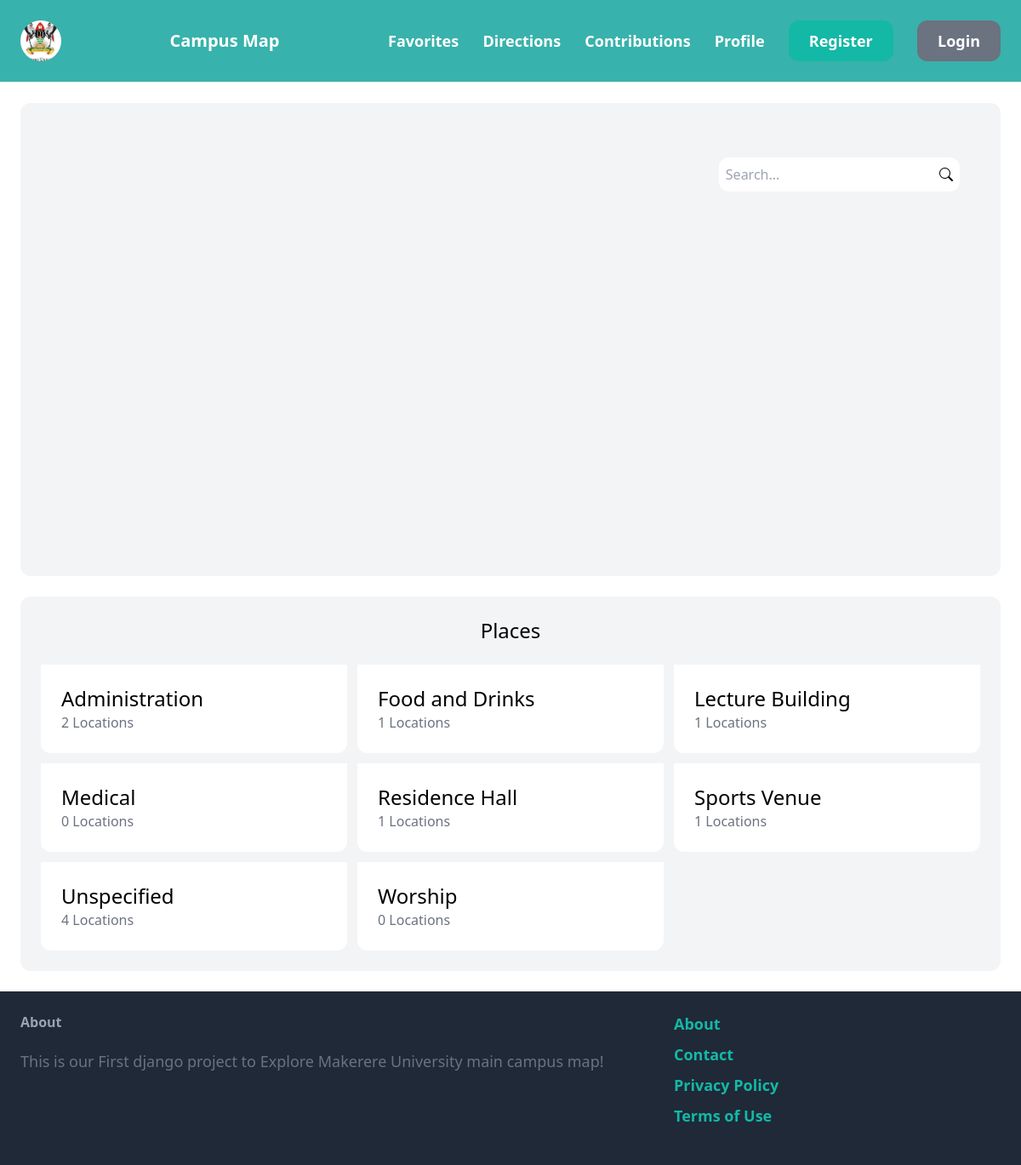
The page / on the database its author committed.
### location/models.py (models this page shows, shortened)
class Category(models.Model):
    name = models.CharField(max_length=255)
    class Meta:
        ordering = ('name',)
        verbose_name_plural = 'Categories'

### core/views.py (the view)
# urls.py: path('', index, name='index'),
def index(request):
    locations = list(Location.objects.all().values('name', 'category', 'latitude', 'longitude', 'image'))
    categories = Category.objects.all()
    search_query, heading = None, 'Explore Makerere University'
    if request.method == 'POST':
        form = SearchForm(request.POST)
        if form.is_valid():
            search_query = form.cleaned_data['search_query']
            location = geocoder.osm(search_query)
            if location:
                latitude = location.lat
                longitude = location.lng
                heading = f'{search_query} at {latitude:.6f}, {longitude:.2f}'
                map = folium.Map(
                    location=[latitude, longitude],
                    zoom_start=17
                )
                folium.Marker(
                        [latitude, longitude],
                        tooltip=search_query,
                        popup=f'{search_query}\n{latitude}, {longitude}\n{location.country}'
                    ).add_to(map)
                map = map._repr_html_()
                return render(request, 'core/index.html', {
                    'categories' : categories,
                    "form" : form,
                    'heading' : heading,
                    'search_query' : search_query,
                    'map' : map
                })
    else:
        form = SearchForm(initial={'search_query': search_query})
        heading = 'Explore Makerere University'
    map = folium.Map(
        location=[0.3335662314797733, 32.56746934703034],
        zoom_start=17
    )
    for location in locations:
        folium.Marker(
            [location["latitude"], location["longitude"]],
            tooltip=location["name"],
            popup=f'{location["name"]}\n{location["latitude"]}, {location["longitude"]}\n{geocoder.osm(location["name"]).country}'
        ).add_to(map)
    map = map._repr_html_()
    return render(request, 'core/index.html', {
        'categories' : categories,
        "form" : form,
        'favorites_json' : locations,
        'map' : map
    })

### core/forms.py
class SearchForm(forms.Form):
    search_query = forms.CharField(
        max_length=100,
        widget=forms.TextInput(attrs={
            'placeholder': 'Search...',
            'label' : '',
            'name' : 'query',
            'class' : "p-2 rounded-xl",
            'z-index' : '2'
        })
    )

### core/templates/core/index.html (shortened to what this page needs)
{% extends 'core/base.html' %}
{% block content %}
    <div class="mt-6 px-6 py-4 bg-gray-100 rounded-xl">
        <div class="relative">
            <div class="w-full min-h-[500px] z-0">
            </div>
            <div class="absolute top-6 right-6 z-10">
                <form method="post" action=".">
                    <div class="input-group bg-white rounded-xl">
                        {{ form.search_query }}
                        <button type="submit">
                            <i class="bi bi-search mx-2"></i>
                        </button>
                    </div>
                </form>
            </div>
        </div>
    </div>
    <div class="mt-6 px-6 py-6 bg-gray-100 rounded-xl">
        <h2 class="mb-6 text-2xl text-center">Places</h2>
        <div class="grid grid-cols-3 gap-3">
            {% for category in categories %}
            <div>
                <a href="{% url 'favorites' %}">
                    <div class="p-6 bg-white rounded-b-xl">
                        <h2 class="text-2xl">{{category.name}}</h2>
                        <p class="text-gray-500">{{category.locations.count}} Locations</p>
                    </div>
                </a>
            </div>
            {% endfor %}
        </div>
    </div>
{% endblock content %}

### rows shown on the page
Category: name "Administration", locations.count "2"
Category: name "Food and Drinks", locations.count "1"
Category: name "Lecture Building", locations.count "1"
Category: name "Medical", locations.count "0"
Category: name "Residence Hall", locations.count "1"
Category: name "Sports Venue", locations.count "1"
Category: name "Unspecified", locations.count "4"
Category: name "Worship", locations.count "0"
